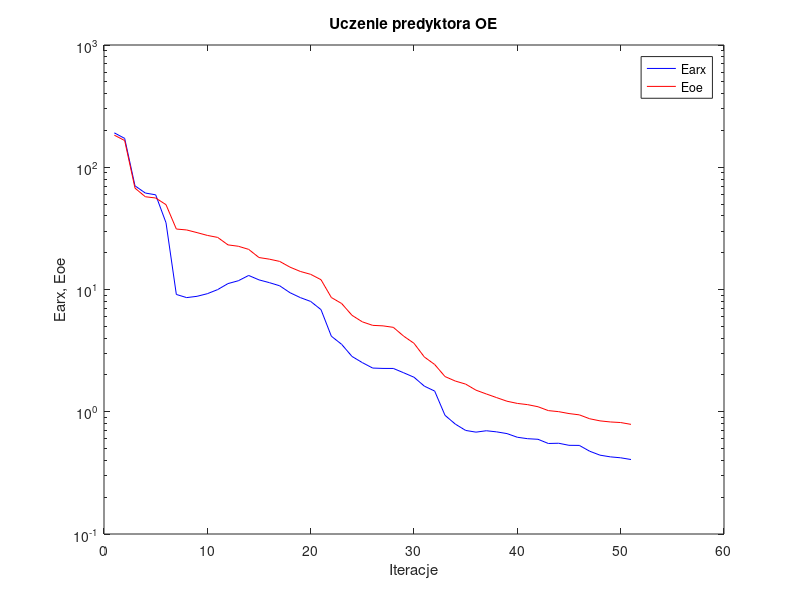
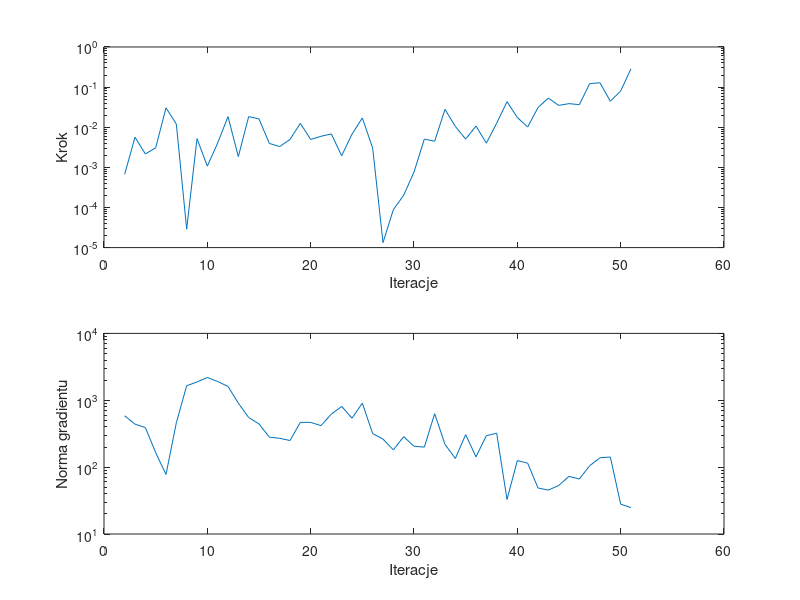

Source code (MATLAB) for these figures, in order:
%uczenie predyktora oe
clear all;
n=0; farx(n+1)=1.911402e+002; foe(n+1)=1.830131e+002; wspucz(n+1)=0.000000e+000; ng(n+1)=0.000000e+000;
%odnowa zmiennej metryki
n=1; farx(n+1)=1.722223e+002; foe(n+1)=1.654011e+002; krok(n+1)=6.696507e-004; ng(n+1)=5.851685e+002;
n=2; farx(n+1)=7.047264e+001; foe(n+1)=6.748097e+001; krok(n+1)=5.647473e-003; ng(n+1)=4.392746e+002;
n=3; farx(n+1)=6.152194e+001; foe(n+1)=5.737464e+001; krok(n+1)=2.156451e-003; ng(n+1)=3.914369e+002;
n=4; farx(n+1)=5.951701e+001; foe(n+1)=5.604513e+001; krok(n+1)=3.065383e-003; ng(n+1)=1.648467e+002;
n=5; farx(n+1)=3.517602e+001; foe(n+1)=4.943318e+001; krok(n+1)=3.045281e-002; ng(n+1)=7.774711e+001;
n=6; farx(n+1)=9.109717e+000; foe(n+1)=3.123867e+001; krok(n+1)=1.196445e-002; ng(n+1)=4.603605e+002;
n=7; farx(n+1)=8.584639e+000; foe(n+1)=3.069511e+001; krok(n+1)=2.885108e-005; ng(n+1)=1.649780e+003;
n=8; farx(n+1)=8.795877e+000; foe(n+1)=2.920136e+001; krok(n+1)=5.200687e-003; ng(n+1)=1.875459e+003;
n=9; farx(n+1)=9.240305e+000; foe(n+1)=2.770207e+001; krok(n+1)=1.072587e-003; ng(n+1)=2.191163e+003;
n=10; farx(n+1)=9.982774e+000; foe(n+1)=2.667694e+001; krok(n+1)=4.042588e-003; ng(n+1)=1.907192e+003;
n=11; farx(n+1)=1.118001e+001; foe(n+1)=2.317244e+001; krok(n+1)=1.840296e-002; ng(n+1)=1.608724e+003;
n=12; farx(n+1)=1.179449e+001; foe(n+1)=2.257977e+001; krok(n+1)=1.857915e-003; ng(n+1)=9.054604e+002;
n=13; farx(n+1)=1.302838e+001; foe(n+1)=2.129523e+001; krok(n+1)=1.835014e-002; ng(n+1)=5.517588e+002;
n=14; farx(n+1)=1.198793e+001; foe(n+1)=1.825737e+001; krok(n+1)=1.612318e-002; ng(n+1)=4.428802e+002;
n=15; farx(n+1)=1.138160e+001; foe(n+1)=1.771106e+001; krok(n+1)=3.949587e-003; ng(n+1)=2.808595e+002;
n=16; farx(n+1)=1.072722e+001; foe(n+1)=1.697713e+001; krok(n+1)=3.291607e-003; ng(n+1)=2.698269e+002;
n=17; farx(n+1)=9.413877e+000; foe(n+1)=1.523662e+001; krok(n+1)=4.969475e-003; ng(n+1)=2.499080e+002;
n=18; farx(n+1)=8.584791e+000; foe(n+1)=1.405050e+001; krok(n+1)=1.251065e-002; ng(n+1)=4.675620e+002;
n=19; farx(n+1)=7.986329e+000; foe(n+1)=1.330816e+001; krok(n+1)=4.952046e-003; ng(n+1)=4.666204e+002;
n=20; farx(n+1)=6.845697e+000; foe(n+1)=1.202693e+001; krok(n+1)=5.946996e-003; ng(n+1)=4.174054e+002;
n=21; farx(n+1)=4.150419e+000; foe(n+1)=8.601959e+000; krok(n+1)=6.802533e-003; ng(n+1)=6.202869e+002;
n=22; farx(n+1)=3.558870e+000; foe(n+1)=7.677281e+000; krok(n+1)=1.944813e-003; ng(n+1)=8.078977e+002;
n=23; farx(n+1)=2.834429e+000; foe(n+1)=6.149202e+000; krok(n+1)=6.718810e-003; ng(n+1)=5.402047e+002;
n=24; farx(n+1)=2.522878e+000; foe(n+1)=5.438319e+000; krok(n+1)=1.703305e-002; ng(n+1)=9.045177e+002;
n=25; farx(n+1)=2.277337e+000; foe(n+1)=5.089964e+000; krok(n+1)=3.011555e-003; ng(n+1)=3.176517e+002;
%odnowa zmiennej metryki
n=26; farx(n+1)=2.262004e+000; foe(n+1)=5.041752e+000; krok(n+1)=1.331856e-005; ng(n+1)=2.625346e+002;
n=27; farx(n+1)=2.260593e+000; foe(n+1)=4.902605e+000; krok(n+1)=8.808370e-005; ng(n+1)=1.811953e+002;
n=28; farx(n+1)=2.083902e+000; foe(n+1)=4.153660e+000; krok(n+1)=2.015675e-004; ng(n+1)=2.856029e+002;
n=29; farx(n+1)=1.915881e+000; foe(n+1)=3.629381e+000; krok(n+1)=7.625735e-004; ng(n+1)=2.053446e+002;
n=30; farx(n+1)=1.619930e+000; foe(n+1)=2.805810e+000; krok(n+1)=5.060913e-003; ng(n+1)=1.991379e+002;
n=31; farx(n+1)=1.476519e+000; foe(n+1)=2.435746e+000; krok(n+1)=4.481978e-003; ng(n+1)=6.304775e+002;
n=32; farx(n+1)=9.349223e-001; foe(n+1)=1.940398e+000; krok(n+1)=2.788178e-002; ng(n+1)=2.188079e+002;
n=33; farx(n+1)=7.922368e-001; foe(n+1)=1.782850e+000; krok(n+1)=1.046652e-002; ng(n+1)=1.347423e+002;
n=34; farx(n+1)=7.033336e-001; foe(n+1)=1.682983e+000; krok(n+1)=5.060913e-003; ng(n+1)=3.057051e+002;
n=35; farx(n+1)=6.810836e-001; foe(n+1)=1.501316e+000; krok(n+1)=1.071180e-002; ng(n+1)=1.426447e+002;
n=36; farx(n+1)=6.992877e-001; foe(n+1)=1.397920e+000; krok(n+1)=4.002465e-003; ng(n+1)=2.950417e+002;
n=37; farx(n+1)=6.845901e-001; foe(n+1)=1.304790e+000; krok(n+1)=1.256724e-002; ng(n+1)=3.219670e+002;
n=38; farx(n+1)=6.627067e-001; foe(n+1)=1.219284e+000; krok(n+1)=4.331299e-002; ng(n+1)=3.283470e+001;
n=39; farx(n+1)=6.185499e-001; foe(n+1)=1.169991e+000; krok(n+1)=1.750226e-002; ng(n+1)=1.253029e+002;
n=40; farx(n+1)=6.019344e-001; foe(n+1)=1.143148e+000; krok(n+1)=1.012183e-002; ng(n+1)=1.146012e+002;
n=41; farx(n+1)=5.953332e-001; foe(n+1)=1.099031e+000; krok(n+1)=3.094863e-002; ng(n+1)=4.882265e+001;
n=42; farx(n+1)=5.501313e-001; foe(n+1)=1.021809e+000; krok(n+1)=5.335388e-002; ng(n+1)=4.531083e+001;
n=43; farx(n+1)=5.526028e-001; foe(n+1)=1.001786e+000; krok(n+1)=3.497807e-002; ng(n+1)=5.310664e+001;
n=44; farx(n+1)=5.314669e-001; foe(n+1)=9.665351e-001; krok(n+1)=3.873324e-002; ng(n+1)=7.278501e+001;
n=45; farx(n+1)=5.305122e-001; foe(n+1)=9.431756e-001; krok(n+1)=3.650930e-002; ng(n+1)=6.639157e+001;
n=46; farx(n+1)=4.755416e-001; foe(n+1)=8.764442e-001; krok(n+1)=1.217528e-001; ng(n+1)=1.048667e+002;
n=47; farx(n+1)=4.414724e-001; foe(n+1)=8.422745e-001; krok(n+1)=1.283701e-001; ng(n+1)=1.381292e+002;
n=48; farx(n+1)=4.275906e-001; foe(n+1)=8.251696e-001; krok(n+1)=4.438543e-002; ng(n+1)=1.416144e+002;
n=49; farx(n+1)=4.201275e-001; foe(n+1)=8.161311e-001; krok(n+1)=8.005809e-002; ng(n+1)=2.793743e+001;
n=50; farx(n+1)=4.066827e-001; foe(n+1)=7.884966e-001; krok(n+1)=2.863617e-001; ng(n+1)=2.480908e+001;

figure; semilogy(farx,'b'); hold on; semilogy(foe,'r'); xlabel('Iteracje'); ylabel('Earx, Eoe'); legend('Earx','Eoe'); title('Uczenie predyktora OE');
figure; subplot(2,1,1); semilogy(krok); xlabel('Iteracje'); ylabel('Krok');
subplot(2,1,2); semilogy(ng); xlabel('Iteracje'); ylabel('Norma gradientu');
Earx=farx(n+1)
Eoe=foe(n+1)
